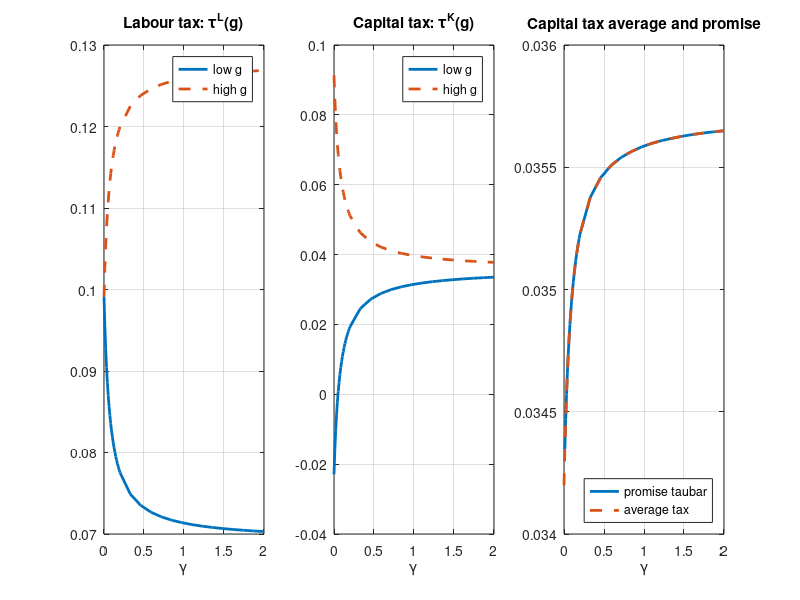
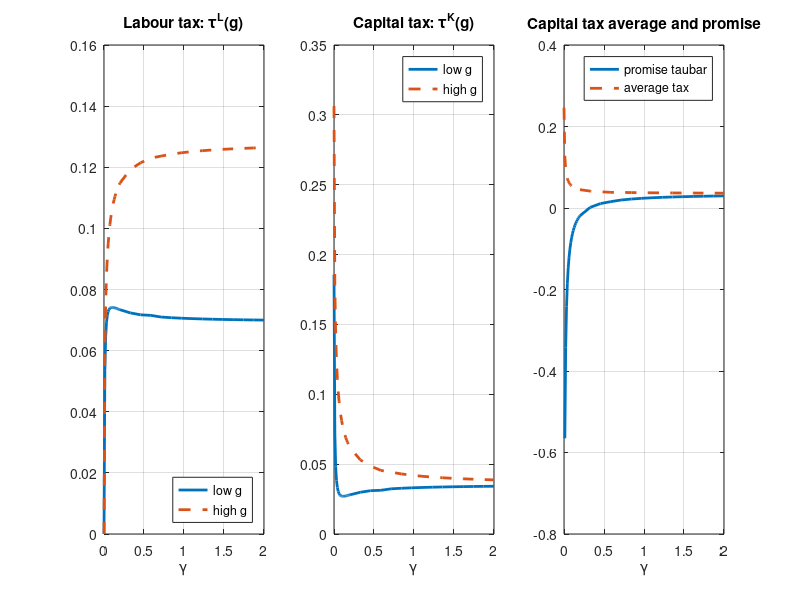

Source code (MATLAB) for these figures, in order:
%This file plots the results of the two period model


clear all
close all
clc

%load results workspace
load results2P

%set = 1 to save figures in /Figures folder, or = 0 not to save
save_figs = 1
figsSavePath = '../Figures/';


%% %%%%%%%%%%%%%%%%%%%%%%%%%%%%%%%%%%%%%%%%%%%%%%%%%%%%%%%%%%%%%%%%%%%%%%%%
% FC PLOTS

MM = 1; NN = 3;

figure('position',[10,10,800,225])

subplot(MM,NN,1)
plot(gammaKgrid,tauLFCc(:,1),'-','linewidth',2)
hold on
plot(gammaKgrid,tauLFCc(:,2),'--','linewidth',2)
grid on
xlabel('\gamma')
title('Labour tax: \tau^L(g)')
legend('low g','high g','Position',[0.255 0.710 0.082 0.117]);


subplot(MM,NN,2)
plot(gammaKgrid,tauKFCc(:,1),'-','linewidth',2)
hold on
plot(gammaKgrid,tauKFCc(:,2),'--','linewidth',2)
grid on
xlabel('\gamma')
title('Capital tax: \tau^K(g)')
legend('low g','high g')

subplot(MM,NN,3)
plot(gammaKgrid,tauKbarFCc,'-','linewidth',2)
hold on
plot(gammaKgrid,tauKFCc*Pg,'--','linewidth',2)
grid on
xlabel('\gamma')
legend('promise taubar','average tax','location','southeast')
title('Capital tax average and promise')

if save_figs
    savefig('../Figures/FigureB1a.fig')
end


%% %%%%%%%%%%%%%%%%%%%%%%%%%%%%%%%%%%%%%%%%%%%%%%%%%%%%%%%%%%%%%%%%%%%%%%%%
% NC PLOTS

MM = 1; NN = 3;

figure('position',[10,10,800,225])

subplot(MM,NN,1)
plot(gammaKgrid,tauLNCc(:,1),'-','linewidth',2)
hold on
plot(gammaKgrid,tauLNCc(:,2),'--','linewidth',2)
grid on
xlabel('\gamma')
title('Labour tax: \tau^L(g)')
legend('low g','high g','location','southeast')

subplot(MM,NN,2)
plot(gammaKgrid,tauKNCc(:,1),'-','linewidth',2)
hold on
plot(gammaKgrid,tauKNCc(:,2),'--','linewidth',2)
grid on
xlabel('\gamma')
title('Capital tax: \tau^K(g)')
legend('low g','high g')

subplot(MM,NN,3)
plot(gammaKgrid,tauKbarNCc,'-','linewidth',2)
hold on
plot(gammaKgrid,tauKNCc*Pg,'--','linewidth',2)
grid on
xlabel('\gamma')
legend('promise taubar','average tax')
title('Capital tax average and promise')

if save_figs
    savefig('../Figures/FigureB1b.fig')
end




